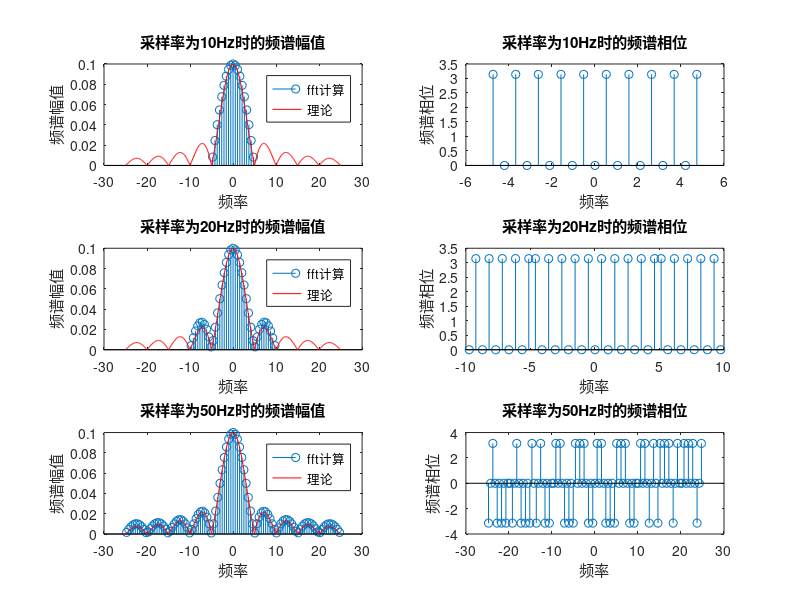

Recreate this plot in MATLAB.
% 方波信号的FFT

fs1=10;   %采样率
fs2=20;   %采样率
fs3=50;   %采样率
T=2;  %脉冲宽度
N1=fs1*T;   %采样点数
N2=fs2*T;
N3=fs3*T;


y1=[zeros(1,N1*9/20),zeros(1,N1/10)+1,zeros(1,N1*9/20-1)];
y2=[zeros(1,N2*9/20),zeros(1,N2/10)+1,zeros(1,N2*9/20-1)];
y3=[zeros(1,N3*9/20),zeros(1,N3/10)+1,zeros(1,N3*9/20-1)];  



Y1=fft(y1)./N1;
Y1shift=fftshift(Y1);
w1=(-N1/2+1:N1/2-1)*fs1/length(y1);
subplot(3,2,1);
stem(w1,abs(Y1shift));
t=-25:0.1:25;
y=abs(0.1*sin(0.2*pi.*t)./(0.2*pi.*t));
hold on;
plot(t,y,'r');
title("采样率为10Hz时的频谱幅值");
xlabel("频率");
ylabel("频谱幅值")
legend("fft计算","理论")
subplot(3,2,2);
stem(w1,angle(Y1shift));
title("采样率为10Hz时的频谱相位");
xlabel("频率");
ylabel("频谱相位")

Y2=fft(y2)./N2;
Y2shift=fftshift(Y2);
w2=(-N2/2+1:N2/2-1)*fs2/length(y2);
subplot(3,2,3);
stem(w2,abs(Y2shift));
title("采样率为20Hz时的频谱幅值");
xlabel("频率");
ylabel("频谱幅值")
hold on;
plot(t,y,'r');
legend("fft计算","理论")
subplot(3,2,4);
stem(w2,abs(angle(Y2shift)));
title("采样率为20Hz时的频谱相位");
xlabel("频率");
ylabel("频谱相位")

Y3=fft(y3)./N3;
Y3shift=fftshift(Y3);
w3=(-N3/2+1:N3/2-1)*fs3/length(y3); 
subplot(3,2,5);
stem(w3,abs(Y3shift));
title("采样率为50Hz时的频谱幅值");
xlabel("频率");
ylabel("频谱幅值")
hold on;
plot(t,y,'r');
legend("fft计算","理论")
subplot(3,2,6);
stem(w3,angle(Y3shift));
title("采样率为50Hz时的频谱相位");
xlabel("频率");
ylabel("频谱相位")